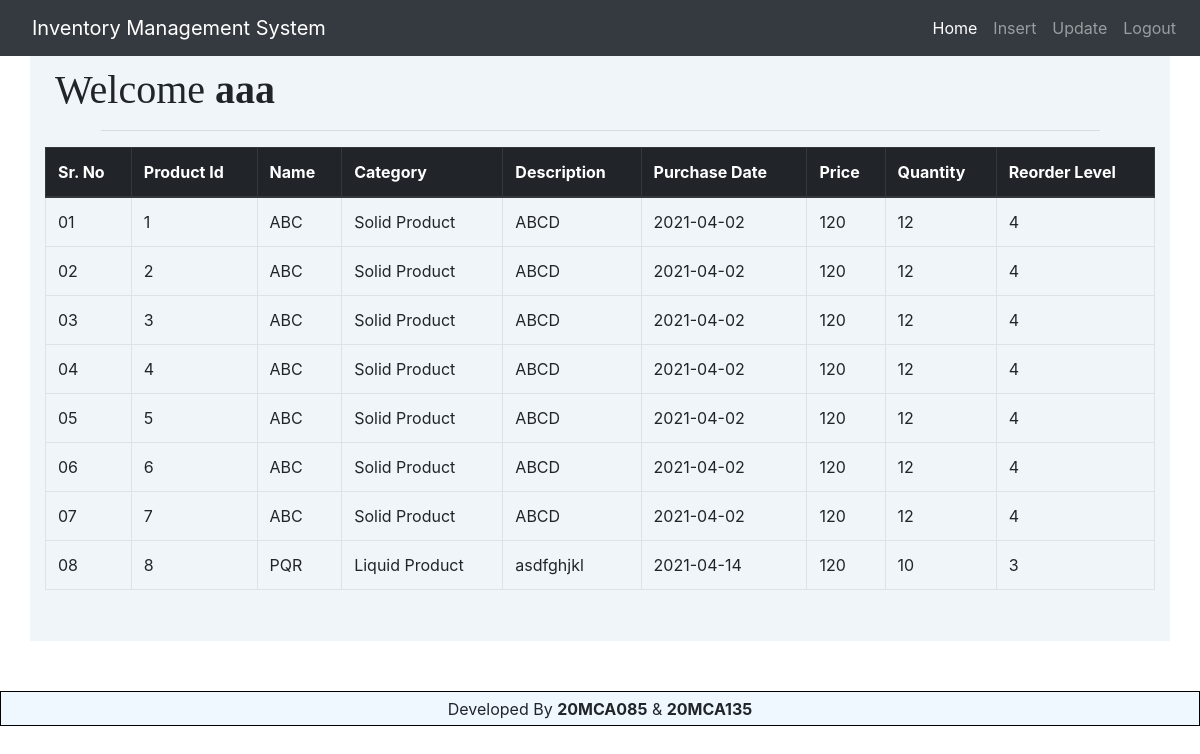
Screenshot of /dashboard.php (signed in) with the database file from the repository.
### tables this page shows
CREATE TABLE `tblproducts` (
  `pid` int(11) NOT NULL,
  `uid` int(11) NOT NULL,
  `pname` varchar(30) NOT NULL,
  `category` varchar(30) NOT NULL,
  `descrip` varchar(255) NOT NULL,
  `pdate` varchar(10) NOT NULL,
  `price` int(6) NOT NULL,
  `qty` int(6) NOT NULL,
  `relevel` int(5) NOT NULL
);

### session.php (called while the page is built, shortened)
<?php
    include('config.php');
    $login_session = $_SESSION['login_user'];
    $ses_sql = mysqli_query($con ,"select uid from tblusers where username = '$login_session' ");
    $row = mysqli_fetch_array($ses_sql, MYSQLI_ASSOC);
    $login_id = $row['uid'];
?>

### dashboard.php (the view, shortened to what this page needs)
<?php
include("session.php");
?>
<!DOCTYPE html>
<html>
<head>
    <link rel="stylesheet" href="assets/style.css">
    <link rel="stylesheet" href="assets/bootstrap/css/bootstrap.min.css">
    <link rel="stylesheet" href="assets/bootstrap/css/font-awesome.min.css">
</head>
<body>
    <div class="main-container">
        <div class="navigation-bar">
            <nav class="navbar navbar-expand-sm bg-dark navbar-dark">
                <a class="navbar-brand ml-3" href="#">Inventory Management System</a>
                <ul id="navbar-nav" class="navbar-nav ml-auto">
                    <li class="nav-item active">
                        <a class="nav-link" href="dashboard.php">Home</a>
                    </li>
                    <li class="nav-item">
                        <a class="nav-link" href="insert_record.php">Insert</a>
                    </li>
                    <li class="nav-item">
                        <a class="nav-link" href="update_record.php">Update</a>
                    </li>
                    <li class="nav-item">
                        <a class="nav-link" href="logout.php">Logout</a>
                    </li>
                </ul>
            </nav>
        </div>
        <div class="container">
            <div class="user-header">
                <h1 class="header-welcome-msg">Welcome <b><?php echo $login_session; ?></b></h1>
                <hr class="hr1">
            </div>
            <div class="main-body">
                <div class="display-data table-responsive">
                    <table class="table table-bordered table-hover">
                        <thead class="thead-dark">
                            <th>Sr. No</th>
                            <th>Product Id</th>
                            <th>Name</th>
                            <th>Category</th>
                            <th>Description</th>
                            <th>Purchase Date</th>
                            <th>Price</th>
                            <th>Quantity</th>
                            <th>Reorder Level</th>
                        </thead>
                        <tbody>
                            <?php
                            $sql_query = "SELECT * FROM tblproducts where uid = '$login_id'";
                            $resultset = mysqli_query($con, $sql_query) or die("database error:" . mysqli_error($conn));
                            $i = 0;
                            while ($row = mysqli_fetch_assoc($resultset)) {
                            ?>
                                <tr>
                                    <td><?php echo "0" . ++$i; ?></td>
                                    <td><?php echo $row['pid'] ?></td>
                                    <td><?php echo $row['pname'] ?></td>
                                    <td><?php echo $row['category'] ?></td>
                                    <td><?php echo $row['descrip'] ?></td>
                                    <td><?php echo $row['pdate'] ?></td>
                                    <td><?php echo $row['price'] ?></td>
                                    <td><?php echo $row['qty'] ?></td>
                                    <td><?php echo $row['relevel'] ?></td>
                                </tr>
                            <?php } ?>
                        </tbody>
                    </table>
                </div>
            </div>
        </div>
        <div class=" footer">
            <p>Developed By <b>20MCA085</b> & <b>20MCA135</b></p>
        </div>
    </div>
</body>
</html>

### assets/style.css (style rules this page uses)
html, body { margin: 0; padding: 0; max-height: 100vh; font-family: Calibri, sans-serif, 'Trebuchet MS'; background-color: #fff; }
.container { min-width: 95%; background-color: #f0f5f9; }
.header-welcome-msg { padding: 10px; padding-bottom: 0; font-family: 'Times New Roman', Times, serif; }
.hr1 { width: 90%; align-items: center; }
.footer { background-color: aliceblue; text-align: center; line-height: 35px; height: 35px; border: 1px solid black; margin-top: 50px; bottom: 0; width: 100%; position: relative; }
.display-data { padding-bottom: 35px; }

### rows the page displays
tblproducts: pid "1", pname "ABC", category "Solid Product", descrip "ABCD", pdate "2021-04-02", price "120", qty "12", relevel "4"
tblproducts: pid "2", pname "ABC", category "Solid Product", descrip "ABCD", pdate "2021-04-02", price "120", qty "12", relevel "4"
tblproducts: pid "3", pname "ABC", category "Solid Product", descrip "ABCD", pdate "2021-04-02", price "120", qty "12", relevel "4"
tblproducts: pid "4", pname "ABC", category "Solid Product", descrip "ABCD", pdate "2021-04-02", price "120", qty "12", relevel "4"
tblproducts: pid "5", pname "ABC", category "Solid Product", descrip "ABCD", pdate "2021-04-02", price "120", qty "12", relevel "4"
tblproducts: pid "6", pname "ABC", category "Solid Product", descrip "ABCD", pdate "2021-04-02", price "120", qty "12", relevel "4"
tblproducts: pid "7", pname "ABC", category "Solid Product", descrip "ABCD", pdate "2021-04-02", price "120", qty "12", relevel "4"
tblproducts: pid "8", pname "PQR", category "Liquid Product", descrip "asdfghjkl", pdate "2021-04-14", price "120", qty "10", relevel "3"

### other values shown
$login_session "aaa"
